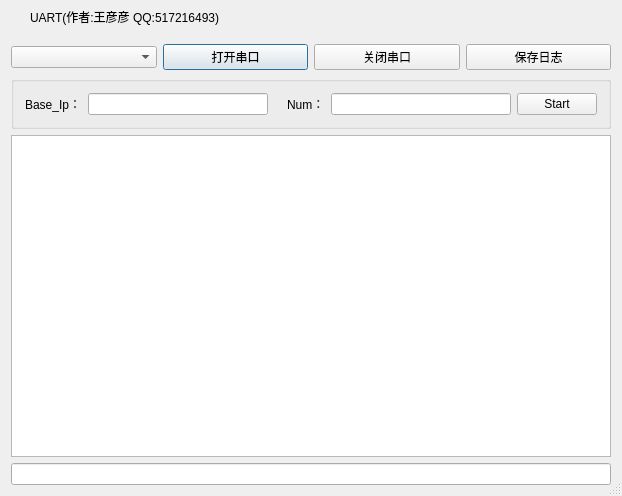
<?xml version="1.0" encoding="UTF-8"?>
<ui version="4.0">
 <class>frmMain</class>
 <widget class="QDialog" name="frmMain">
  <property name="geometry">
   <rect>
    <x>0</x>
    <y>0</y>
    <width>622</width>
    <height>496</height>
   </rect>
  </property>
  <property name="windowTitle">
   <string>frmMain</string>
  </property>
  <property name="sizeGripEnabled">
   <bool>true</bool>
  </property>
  <layout class="QVBoxLayout" name="verticalLayout">
   <property name="spacing">
    <number>0</number>
   </property>
   <property name="leftMargin">
    <number>0</number>
   </property>
   <property name="topMargin">
    <number>0</number>
   </property>
   <property name="rightMargin">
    <number>0</number>
   </property>
   <property name="bottomMargin">
    <number>0</number>
   </property>
   <item>
    <widget class="QWidget" name="widget_title" native="true">
     <property name="sizePolicy">
      <sizepolicy hsizetype="Preferred" vsizetype="Fixed">
       <horstretch>0</horstretch>
       <verstretch>0</verstretch>
      </sizepolicy>
     </property>
     <property name="minimumSize">
      <size>
       <width>100</width>
       <height>33</height>
      </size>
     </property>
     <layout class="QHBoxLayout" name="horizontalLayout_2">
      <property name="spacing">
       <number>0</number>
      </property>
      <property name="leftMargin">
       <number>0</number>
      </property>
      <property name="topMargin">
       <number>0</number>
      </property>
      <property name="rightMargin">
       <number>0</number>
      </property>
      <property name="bottomMargin">
       <number>0</number>
      </property>
      <item>
       <widget class="QLabel" name="lab_Ico">
        <property name="sizePolicy">
         <sizepolicy hsizetype="Minimum" vsizetype="Preferred">
          <horstretch>0</horstretch>
          <verstretch>0</verstretch>
         </sizepolicy>
        </property>
        <property name="minimumSize">
         <size>
          <width>30</width>
          <height>0</height>
         </size>
        </property>
        <property name="text">
         <string/>
        </property>
        <property name="alignment">
         <set>Qt::AlignCenter</set>
        </property>
       </widget>
      </item>
      <item>
       <widget class="QLabel" name="lab_Title">
        <property name="sizePolicy">
         <sizepolicy hsizetype="Expanding" vsizetype="Preferred">
          <horstretch>0</horstretch>
          <verstretch>0</verstretch>
         </sizepolicy>
        </property>
        <property name="styleSheet">
         <string notr="true">font: 10pt &quot;微软雅黑&quot;;</string>
        </property>
        <property name="text">
         <string>UART(作者:王彦彦 QQ:517216493)</string>
        </property>
        <property name="alignment">
         <set>Qt::AlignLeading|Qt::AlignLeft|Qt::AlignVCenter</set>
        </property>
       </widget>
      </item>
      <item>
       <widget class="QWidget" name="widget_menu" native="true">
        <property name="sizePolicy">
         <sizepolicy hsizetype="Minimum" vsizetype="Preferred">
          <horstretch>0</horstretch>
          <verstretch>0</verstretch>
         </sizepolicy>
        </property>
        <layout class="QHBoxLayout" name="horizontalLayout">
         <property name="spacing">
          <number>0</number>
         </property>
         <property name="leftMargin">
          <number>0</number>
         </property>
         <property name="topMargin">
          <number>0</number>
         </property>
         <property name="rightMargin">
          <number>0</number>
         </property>
         <property name="bottomMargin">
          <number>0</number>
         </property>
         <item>
          <widget class="QPushButton" name="btnMenu_Min">
           <property name="sizePolicy">
            <sizepolicy hsizetype="Minimum" vsizetype="Expanding">
             <horstretch>0</horstretch>
             <verstretch>0</verstretch>
            </sizepolicy>
           </property>
           <property name="minimumSize">
            <size>
             <width>31</width>
             <height>0</height>
            </size>
           </property>
           <property name="cursor">
            <cursorShape>ArrowCursor</cursorShape>
           </property>
           <property name="focusPolicy">
            <enum>Qt::NoFocus</enum>
           </property>
           <property name="toolTip">
            <string>最小化</string>
           </property>
           <property name="text">
            <string/>
           </property>
           <property name="flat">
            <bool>true</bool>
           </property>
          </widget>
         </item>
         <item>
          <widget class="QPushButton" name="btnMenu_Max">
           <property name="sizePolicy">
            <sizepolicy hsizetype="Minimum" vsizetype="Expanding">
             <horstretch>0</horstretch>
             <verstretch>0</verstretch>
            </sizepolicy>
           </property>
           <property name="minimumSize">
            <size>
             <width>31</width>
             <height>0</height>
            </size>
           </property>
           <property name="cursor">
            <cursorShape>ArrowCursor</cursorShape>
           </property>
           <property name="focusPolicy">
            <enum>Qt::NoFocus</enum>
           </property>
           <property name="toolTip">
            <string>最大化</string>
           </property>
           <property name="text">
            <string/>
           </property>
           <property name="flat">
            <bool>true</bool>
           </property>
          </widget>
         </item>
         <item>
          <widget class="QPushButton" name="btnMenu_Close">
           <property name="sizePolicy">
            <sizepolicy hsizetype="Minimum" vsizetype="Expanding">
             <horstretch>0</horstretch>
             <verstretch>0</verstretch>
            </sizepolicy>
           </property>
           <property name="minimumSize">
            <size>
             <width>40</width>
             <height>0</height>
            </size>
           </property>
           <property name="cursor">
            <cursorShape>ArrowCursor</cursorShape>
           </property>
           <property name="focusPolicy">
            <enum>Qt::NoFocus</enum>
           </property>
           <property name="toolTip">
            <string>关闭</string>
           </property>
           <property name="text">
            <string/>
           </property>
           <property name="flat">
            <bool>true</bool>
           </property>
          </widget>
         </item>
        </layout>
       </widget>
      </item>
     </layout>
    </widget>
   </item>
   <item>
    <widget class="QWidget" name="widget_main" native="true">
     <property name="styleSheet">
      <string notr="true">font: 10pt &quot;微软雅黑&quot;;</string>
     </property>
     <layout class="QVBoxLayout" name="verticalLayout_2">
      <item>
       <layout class="QHBoxLayout" name="horizontalLayout_5"/>
      </item>
      <item>
       <layout class="QHBoxLayout" name="horizontalLayout_3">
        <item>
         <widget class="QComboBox" name="comboBox"/>
        </item>
        <item>
         <widget class="QPushButton" name="pushButton">
          <property name="minimumSize">
           <size>
            <width>100</width>
            <height>0</height>
           </size>
          </property>
          <property name="text">
           <string>打开串口</string>
          </property>
         </widget>
        </item>
        <item>
         <widget class="QPushButton" name="pushButton_2">
          <property name="minimumSize">
           <size>
            <width>100</width>
            <height>0</height>
           </size>
          </property>
          <property name="text">
           <string>关闭串口</string>
          </property>
         </widget>
        </item>
        <item>
         <widget class="QPushButton" name="pushButton_3">
          <property name="minimumSize">
           <size>
            <width>100</width>
            <height>0</height>
           </size>
          </property>
          <property name="text">
           <string>保存日志</string>
          </property>
         </widget>
        </item>
       </layout>
      </item>
      <item>
       <widget class="QGroupBox" name="groupBox">
        <property name="title">
         <string/>
        </property>
        <layout class="QHBoxLayout" name="horizontalLayout_4">
         <item>
          <widget class="QLabel" name="label">
           <property name="text">
            <string>Base_Ip：</string>
           </property>
          </widget>
         </item>
         <item>
          <widget class="QLineEdit" name="ipinput"/>
         </item>
         <item>
          <widget class="QLabel" name="label_3">
           <property name="text">
            <string/>
           </property>
          </widget>
         </item>
         <item>
          <widget class="QLabel" name="label_2">
           <property name="text">
            <string>Num：</string>
           </property>
          </widget>
         </item>
         <item>
          <widget class="QLineEdit" name="number"/>
         </item>
         <item>
          <widget class="QPushButton" name="btnping">
           <property name="text">
            <string>Start</string>
           </property>
          </widget>
         </item>
        </layout>
       </widget>
      </item>
      <item>
       <widget class="QTextBrowser" name="textBrowser">
        <property name="html">
         <string>&lt;!DOCTYPE HTML PUBLIC &quot;-//W3C//DTD HTML 4.0//EN&quot; &quot;http://www.w3.org/TR/REC-html40/strict.dtd&quot;&gt;
&lt;html&gt;&lt;head&gt;&lt;meta name=&quot;qrichtext&quot; content=&quot;1&quot; /&gt;&lt;style type=&quot;text/css&quot;&gt;
p, li { white-space: pre-wrap; }
&lt;/style&gt;&lt;/head&gt;&lt;body style=&quot; font-family:'微软雅黑'; font-size:10pt; font-weight:400; font-style:normal;&quot;&gt;
&lt;p style=&quot; margin-top:12px; margin-bottom:12px; margin-left:0px; margin-right:0px; -qt-block-indent:0; text-indent:0px;&quot;&gt;&lt;br /&gt;&lt;/p&gt;&lt;/body&gt;&lt;/html&gt;</string>
        </property>
       </widget>
      </item>
      <item>
       <widget class="QLineEdit" name="lineEdit"/>
      </item>
     </layout>
    </widget>
   </item>
  </layout>
 </widget>
 <layoutdefault spacing="6" margin="11"/>
 <resources/>
 <connections/>
</ui>
